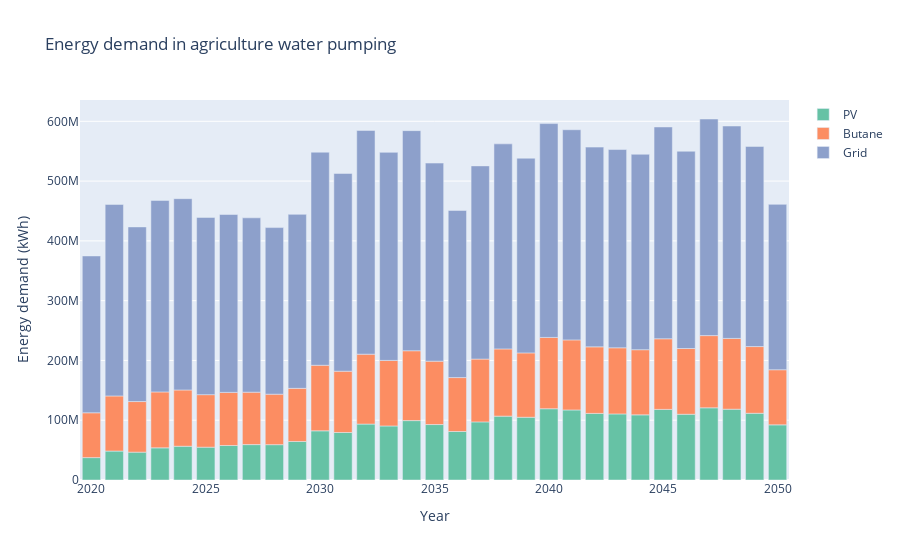

Notebook code for this chart:
### Code cell
df = bau2.melt(value_vars=['pv_demand(KWh)', 'butane_demand(KWh)', 'grid_demand(KWh)'], 
                   id_vars=['Year'])

df.loc[df['variable']=='butane_demand(KWh)', 'variable'] = "Butane"
df.loc[df['variable']=='grid_demand(KWh)', 'variable'] = "Grid"
df.loc[df['variable']=='pv_demand(KWh)', 'variable'] = "PV"

fig = px.bar(df, x='Year',  y='value', color='variable',
             title='Energy demand in agriculture water pumping',
             color_discrete_sequence=px.colors.qualitative.Set2,
             labels={'value': 'Energy demand (kWh)',
                     'variable': ''}
            )
fig.show()

### Figure 1 — Plotly figure (JSON) as saved in the notebook; plotly's stock layout.template omitted (floating-point values rounded to 4 significant figures)
{"data": [{"alignmentgroup": "True", "hovertemplate": "=PV<br>Year=%{x}<br>Energy demand (kWh)=%{y}<extra></extra>", "legendgroup": "PV", "marker": {"color": "rgb(102,194,165)"}, "name": "PV", "offsetgroup": "PV", "orientation": "v", "showlegend": true, "textposition": "auto", "type": "bar", "x": [2020, 2021, 2022, 2023, 2024, 2025, 2026, 2027, 2028, 2029, 2030, 2031, 2032, 2033, 2034, 2035, 2036, 2037, 2038, 2039, 2040, 2041, 2042, 2043, 2044, 2045, 2046, 2047, 2048, 2049, 2050], "xaxis": "x", "y": [37480000.0, 48400000.0, 46570000.0, 53780000.0, 56470000.0, 54910000.0, 57730000.0, 59210000.0, 59110000.0, 64430000.0, 82250000.0, 79470000.0, 93550000.0, 90430000.0, 99350000.0, 92780000.0, 81150000.0, 97200000.0, 106800000.0, 105000000.0, 119200000.0, 117200000.0, 111400000.0, 110600000.0, 109000000.0, 118100000.0, 110000000.0, 120800000.0, 118400000.0, 111600000.0, 92210000.0], "yaxis": "y"}, {"alignmentgroup": "True", "hovertemplate": "=Butane<br>Year=%{x}<br>Energy demand (kWh)=%{y}<extra></extra>", "legendgroup": "Butane", "marker": {"color": "rgb(252,141,98)"}, "name": "Butane", "offsetgroup": "Butane", "orientation": "v", "showlegend": true, "textposition": "auto", "type": "bar", "x": [2020, 2021, 2022, 2023, 2024, 2025, 2026, 2027, 2028, 2029, 2030, 2031, 2032, 2033, 2034, 2035, 2036, 2037, 2038, 2039, 2040, 2041, 2042, 2043, 2044, 2045, 2046, 2047, 2048, 2049, 2050], "xaxis": "x", "y": [74960000.0, 92200000.0, 84670000.0, 93530000.0, 94120000.0, 87850000.0, 88820000.0, 87710000.0, 84440000.0, 88870000.0, 109700000.0, 102500000.0, 116900000.0, 109600000.0, 116900000.0, 106000000.0, 90170000.0, 105100000.0, 112500000.0, 107700000.0, 119200000.0, 117200000.0, 111400000.0, 110600000.0, 109000000.0, 118100000.0, 110000000.0, 120800000.0, 118400000.0, 111600000.0, 92210000.0], "yaxis": "y"}, {"alignmentgroup": "True", "hovertemplate": "=Grid<br>Year=%{x}<br>Energy demand (kWh)=%{y}<extra></extra>", "legendgroup": "Grid", "marker": {"color": "rgb(141,160,203)"}, "name": "Grid", "offsetgroup": "Grid", "orientation": "v", "showlegend": true, "textposition": "auto", "type": "bar", "x": [2020, 2021, 2022, 2023, 2024, 2025, 2026, 2027, 2028, 2029, 2030, 2031, 2032, 2033, 2034, 2035, 2036, 2037, 2038, 2039, 2040, 2041, 2042, 2043, 2044, 2045, 2046, 2047, 2048, 2049, 2050], "xaxis": "x", "y": [262300000.0, 320400000.0, 292100000.0, 320300000.0, 320000000.0, 296500000.0, 297500000.0, 291600000.0, 278700000.0, 291100000.0, 356400000.0, 330700000.0, 374200000.0, 348000000.0, 368200000.0, 331300000.0, 279500000.0, 323100000.0, 343000000.0, 325700000.0, 357700000.0, 351500000.0, 334100000.0, 331700000.0, 326900000.0, 354300000.0, 330000000.0, 362300000.0, 355300000.0, 334800000.0, 276600000.0], "yaxis": "y"}], "layout": {"barmode": "relative", "legend": {"title": {"text": ""}, "tracegroupgap": 0}, "title": {"text": "Energy demand in agriculture water pumping"}, "xaxis": {"anchor": "y", "domain": [0, 1], "title": {"text": "Year"}}, "yaxis": {"anchor": "x", "domain": [0, 1], "title": {"text": "Energy demand (kWh)"}}}}
